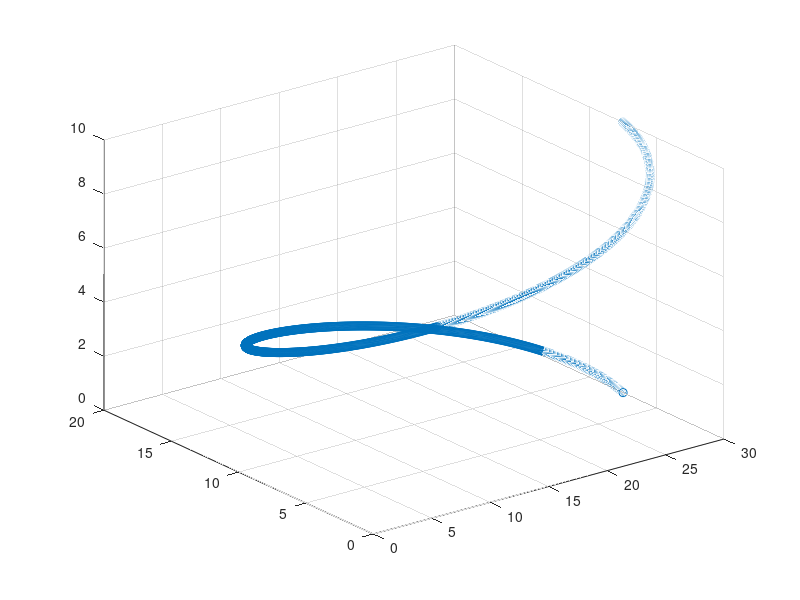

This chart was generated by the following MATLAB code:
th = 0:pi/599.5:2*pi;
length = 1200
xunit = 15 * cos(th) + 15;
yunit = 7.5 * sin(th) + 7.5;
z = linspace(0,10,length)
scatter3(xunit, yunit, z);
hold off

fid = fopen('spiral_size1200_legal100.txt','wt')
for i=1:length
    fprintf(fid,'%.20f %.20f %.20f\n', xunit(i), yunit(i), z(i))
end

fclose(fid)